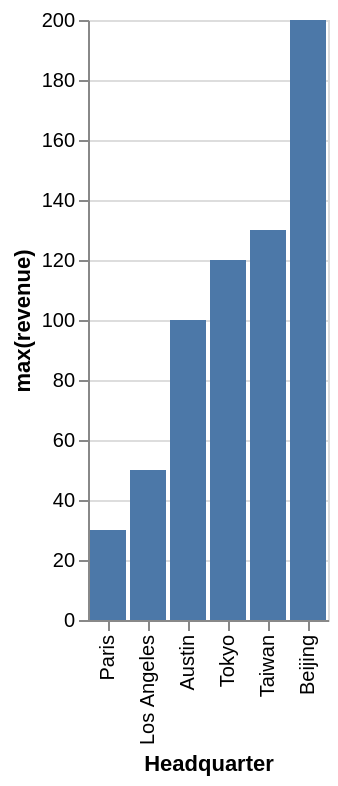

Express this chart as Vega-Lite.
### Vega-Lite specification from a JSON file in a GitHub repository (floating-point values rounded to 4 significant figures)
{"data": {"values": [{"x_data": "Austin", "y_data": 100}, {"x_data": "Beijing", "y_data": 200}, {"x_data": "Los Angeles", "y_data": 50}, {"x_data": "Paris", "y_data": 30}, {"x_data": "Taiwan", "y_data": 130}, {"x_data": "Tokyo", "y_data": 120}]}, "mark": "bar", "encoding": {"x": {"field": "x_data", "type": "nominal", "title": "Headquarter", "sort": {"op": "sum", "field": "y_data", "order": "ascending"}}, "y": {"field": "y_data", "type": "quantitative", "title": "max(revenue)"}}}
